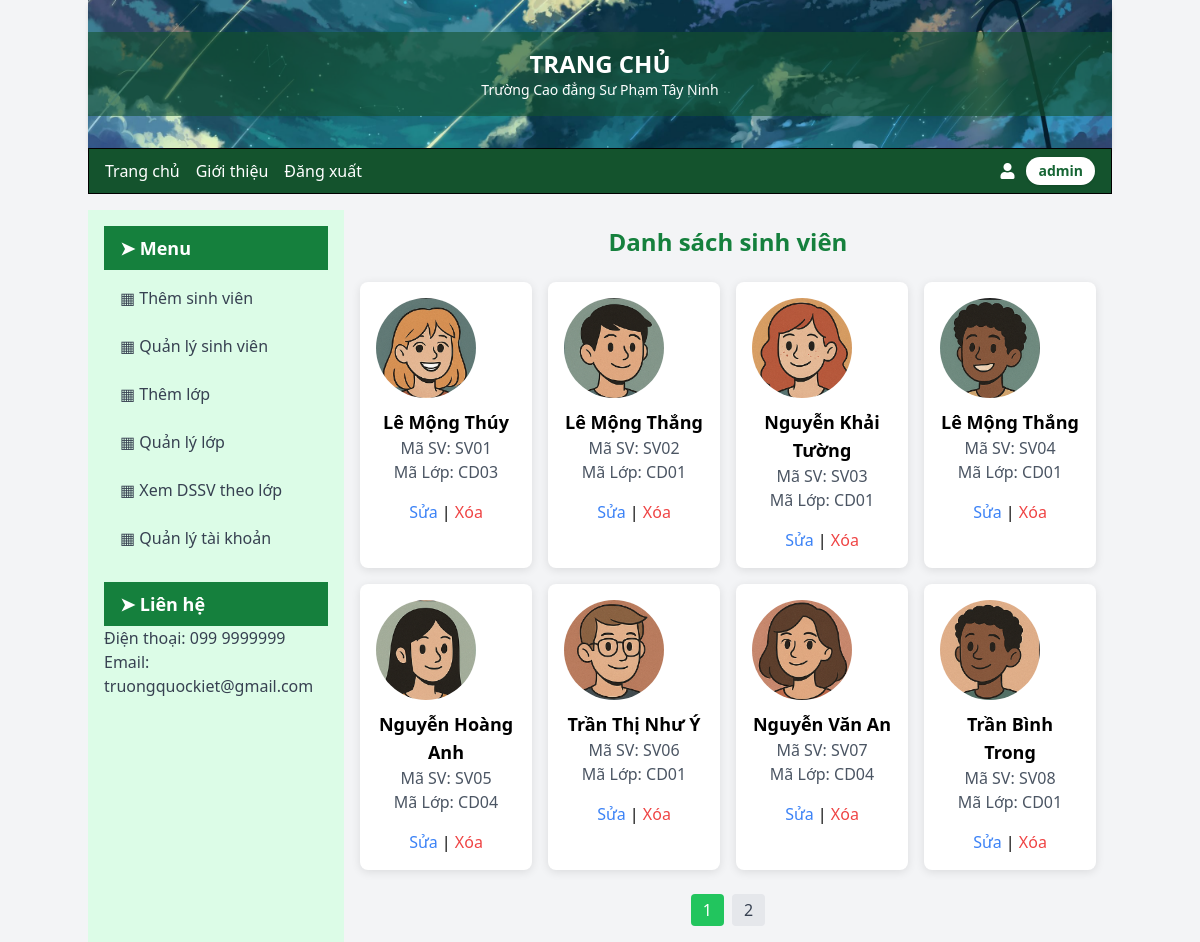
Page /ttsv.php on the committed database.
### tables this page shows
CREATE TABLE `tbsinhvien` (
  `masv` varchar(4) NOT NULL,
  `tensv` text DEFAULT NULL,
  `gioitinh` text DEFAULT NULL,
  `dienthoai` varchar(10) DEFAULT NULL,
  `diachi` text DEFAULT NULL,
  `malop` varchar(5) DEFAULT NULL,
  `hinhanh` varchar(150) DEFAULT NULL
);

### ttsv.php (the view, shortened to what this page needs)
<?php
$conn = new mysqli("localhost", "root", "", "qlsinhvien");
$limit = 8;
$page = isset($_GET['page']) ? (int)$_GET['page'] : 1;
$start_from = ($page - 1) * $limit;
$sql = "SELECT * FROM tbsinhvien LIMIT $start_from, $limit";
$result = $conn->query($sql);
$sql_total = "SELECT COUNT(*) AS total FROM tbsinhvien";
$total_result = $conn->query($sql_total);
$total_row = $total_result->fetch_assoc();
$total_records = $total_row["total"];
$total_pages = ceil($total_records / $limit);
?>
<!DOCTYPE html>
<html lang="vi">
<head>
    <script src="https://cdn.tailwindcss.com"></script>
    <link rel="stylesheet" href="https://cdnjs.cloudflare.com/ajax/libs/font-awesome/5.15.3/css/all.min.css">
</head>
<body class="bg-gray-100">
    <div class="container mx-auto">
        <div class="bg-cover bg-center py-8 text-white shadow-md" style="background-image: url('images/anhnen.jpg');">
            <div class="bg-green-900 bg-opacity-60 py-4">
                <div class="text-center">
                    <h1 class="text-2xl font-bold">TRANG CHỦ</h1>
                    <p class="text-sm">Trường Cao đẳng Sư Phạm Tây Ninh</p>
                </div>
            </div>
        </div>
        <div class="bg-green-900 border border-black py-2">
            <div class="flex justify-between items-center px-4">
                <div class="flex space-x-4">
                    <a href="ttsv.php" class="text-white hover:underline">Trang chủ</a>
                    <a href="#" class="text-white hover:underline">Giới thiệu</a>
                    <a href="logout.php" class="text-white hover:underline">Đăng xuất</a>
                </div>
                <div class="flex items-center space-x-3">
    <i class="fas fa-user text-white"></i>
    <a href="login.php" class="bg-white text-green-800 px-3 py-1 rounded-full text-sm font-semibold hover:bg-green-100 transition duration-200 shadow">
        admin
    </a>
</div>
            </div>
        </div>
        <div class="flex mt-4">
            <div class="w-1/4 bg-green-100 p-4">
                <div class="mb-4">
                    <h2 class="text-lg font-bold text-white bg-green-700 px-4 py-2 w-full"> ➤ Menu</h2>
                    <ul class="mt-2 space-y-2">
                        <li><a href="themsv.php" class="flex items-center space-x-2 px-4 py-2 text-gray-700 hover:bg-green-600 hover:text-white rounded">▦ Thêm sinh viên</a></li>
                        <li><a href="qlsv.php" class="flex items-center space-x-2 px-4 py-2 text-gray-700 hover:bg-green-600 hover:text-white rounded">▦ Quản lý sinh viên</a></li>
                        <li><a href="themlop.php" class="flex items-center space-x-2 px-4 py-2 text-gray-700 hover:bg-green-600 hover:text-white rounded">▦ Thêm lớp</a></li>
                        <li><a href="qllop.php" class="flex items-center space-x-2 px-4 py-2 text-gray-700 hover:bg-green-600 hover:text-white rounded">▦ Quản lý lớp</a></li>
                        <li><a href="danhsach.php" class="flex items-center space-x-2 px-4 py-2 text-gray-700 hover:bg-green-600 hover:text-white rounded">▦ Xem DSSV theo lớp</a></li>
                        <li><a href="qltk.php" class="flex items-center space-x-2 px-4 py-2 text-gray-700 hover:bg-green-600 hover:text-white rounded">▦ Quản lý tài khoản</a></li>
                    </ul>
                </div>
                <div>
                    <h2 class="text-lg font-bold text-white bg-green-700 px-4 py-2 w-full mt-6"> ➤ Liên hệ</h2>
                    <p class="text-gray-700">Điện thoại: 099 9999999</p>
                    <p class="text-gray-700">Email: truongquockiet@gmail.com</p>
                </div>
            </div>
            <div class="w-3/4 p-4">
                <h2 class="text-2xl font-bold text-green-700 text-center mb-6">Danh sách sinh viên</h2>
                <div class="student-grid">
                    <?php if ($result->num_rows > 0): ?>
                        <?php while ($row = $result->fetch_assoc()): ?>
                            <div class="student-card">
                                <img src="<?= $row['hinhanh'] ?>" alt="Hình ảnh sinh viên" class="student-img">
                                <h3 class="font-semibold text-lg"><?= $row['tensv'] ?></h3>
                                <p class="text-gray-600">Mã SV: <?= $row['masv'] ?></p>
                                <p class="text-gray-600">Mã Lớp: <?= $row['malop'] ?></p>
                                <div class="mt-4">
                                    <a href="suasv.php?masv=<?= $row['masv'] ?>" class="text-blue-500 hover:underline">Sửa</a> |
                                    <a href="xoasv.php?masv=<?= $row['masv'] ?>" class="text-red-500 hover:underline" onclick="return confirm('Bạn có chắc chắn muốn xóa sinh viên này?');">Xóa</a>
                                </div>
                            </div>
                        <?php endwhile; ?>
                    <?php else: ?>
                        <p class="col-span-4 text-center text-red-500">Không có sinh viên nào.</p>
                    <?php endif; ?>
                </div>
                <div class="flex justify-center mt-6">
                    <div class="flex space-x-2">
                        <?php
                        for ($i = 1; $i <= $total_pages; $i++) {
                            $active = ($i == $page) ? "bg-green-500 text-white" : "bg-gray-200 text-gray-700";
                            echo "<a href='?page=$i' class='px-3 py-1 rounded $active'>$i</a>";
                        }
                        ?>
                    </div>
                </div>
            </div>
        </div>
    </div>
</body>
</html>

### ttsv.php (style rules this page uses)
.student-grid { display: grid; grid-template-columns: repeat(4, 1fr); gap: 16px; }
.student-card { background-color: #fff; padding: 16px; border-radius: 8px; box-shadow: 0 2px 10px rgba(0, 0, 0, 0.1); text-align: center; transition: transform 0.3s ease; }
.student-img { width: 100px; height: 100px; object-fit: cover; border-radius: 50%; margin-bottom: 10px; }

### rows in the picture
tbsinhvien: hinhanh (picture), tensv "Lê Mộng Thúy", masv "SV01", malop "CD03"
tbsinhvien: hinhanh (picture), tensv "Lê Mộng Thắng", masv "SV02", malop "CD01"
tbsinhvien: hinhanh (picture), tensv "Nguyễn Khải Tường", masv "SV03", malop "CD01"
tbsinhvien: hinhanh (picture), tensv "Lê Mộng Thắng", masv "SV04", malop "CD01"
tbsinhvien: hinhanh (picture), tensv "Nguyễn Hoàng Anh", masv "SV05", malop "CD04"
tbsinhvien: hinhanh (picture), tensv "Trần Thị Như Ý", masv "SV06", malop "CD01"
tbsinhvien: hinhanh (picture), tensv "Nguyễn Văn An", masv "SV07", malop "CD04"
tbsinhvien: hinhanh (picture), tensv "Trần Bình Trong", masv "SV08", malop "CD01"
